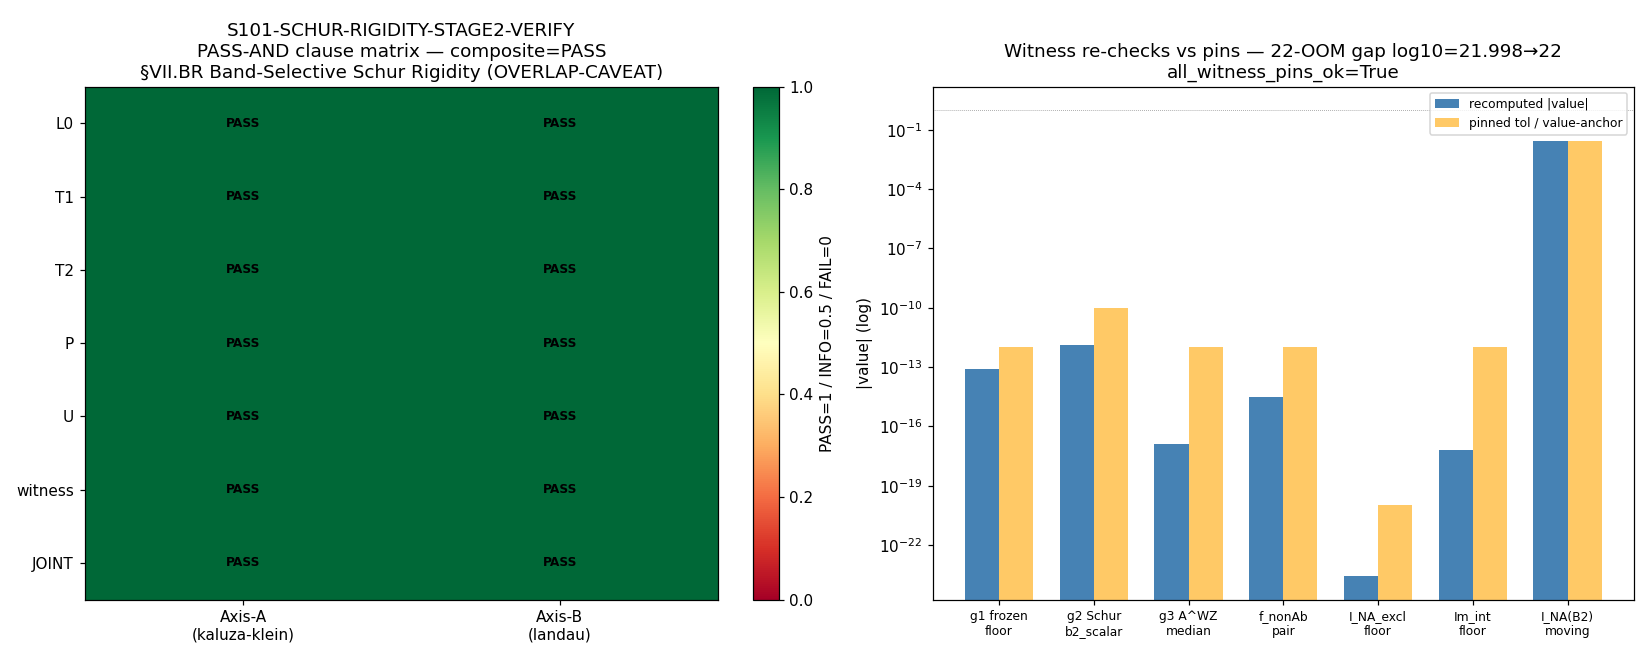

Source code (Python):
#!/usr/bin/env python3
"""
S101 W7-2 S101-SCHUR-RIGIDITY-STAGE2-VERIFY — PASS-AND aggregation closeout
==========================================================================

Gate: S101-SCHUR-RIGIDITY-STAGE2-VERIFY ([VERIFY])
  Stage-2 two-agent parallel cross-axis independent-verify of the W6-landed
  §VII.BR Band-Selective Schur Rigidity STAGE-1-CANDIDATE
  (joint-theorem-promotion.md 4-stage pathway, Stage 2).

Pre-registered threshold (set-conjunction PASS-AND; NOT a scalar):
  composite = PASS iff
      (forall c in {a,b,c,d,e,f,g}: V_A(c)=PASS AND V_B(c)=PASS)   # BINDING all-clauses-dual-verified
      AND (JOINT PASS in BOTH reviewers)                            # PASS-AND, logical AND not OR
      AND (every mechanical witness re-check reproduces within its pinned tolerance)
  composite = FAIL iff any clause FAIL in either reviewer OR any witness pin violated
  composite = INFO iff no clause FAIL, witnesses within pin, AND >=1 clause INFO

This is the PROCEDURAL AGGREGATION CLOSEOUT (gen-physicist). It does NOT
produce new physics. It:
  1. Loads the two cross-reviewer clause-verdict JSONs (kaluza-klein Axis-A,
     landau Axis-B), already on disk.
  2. MECHANICALLY RE-COMPUTES every witness anchor from the pinned npz
     s100b_nonabelian_metric_fraction.npz (it does NOT merely trust the JSONs) —
     the BINDING three (g1 rigidity ‖ΔP‖_F tables / g2 b2_scalar_dev Schur
     scalarity / g3 A^WZ median) + the scalar-consistency rows, and in
     particular the two release-condition witnesses: the defect-excluded
     I_NA(B2) = 2.591e-2 moving content vs the frozen-pair-channel floor
     2.602e-24 (the 22-OOM gap), Decimal-exact.
  3. f_nonAb is frame-DEPENDENT -> REPORTED, never a PASS/FAIL gate row.
  4. Runs the PASS-AND set-conjunction and emits ONE composite verdict.

Substrate-input orthogonality: NOT SATISFIED BY BINDING DESIGN. The npz is
loaded by BOTH reviewers (clause (g)), so the predicate (exists obs whose data
file is loaded by exactly one reviewer) FAILS. Per joint-theorem-promotion.md
§"Substrate-input-orthogonality clause", the PASS-AND establishes structural
OUTPUT-TYPE independence (rep-theoretic vs band-geometry decision pipelines on
the same data), NOT structural-INPUT independence; the verdict carries the
explicit substrate-input-OVERLAP-CAVEAT tag. (Contrast gate W7-1, predicate
SATISFIED by construction — the two gates instantiate the clause's two branches
in one wave.) LC-lineage CLEAN: W1-1 L4 caveat-lift (iv) for the W6-2
NONABELIAN-METRIC-FRACTION HAS landed under LC-CANONICAL -> witnesses cite
CLEAN, no A19 UNTRUSTED-UPSTREAM extra-row.

Inputs (SHA-256 dual-pinned at runtime; S84+ schema):
  - computations/session-101/s101_w7_2_axisA_kk.json     (Axis-A reviewer verdict)
  - computations/session-101/s101_w7_2_axisB_landau.json (Axis-B reviewer verdict)
  - computations/session-100b/s100b_nonabelian_metric_fraction.npz (shared witness npz; STATIC pin a31ff591…)
  - sessions/permanent-results-registry.md (the §VII.BR entry block, anchor-extracted -> audit-SHA pinmap)
  - computations/session-101/s101_gate_verdicts.txt (W6 STAGE-1 prereq + W1 L4 lineage status)
  - canonical_constants.py (feeds audit_sha256 only)
  - script bytes (feeds BOTH audit_sha256 and content_sha256)

Output 4-tuple:
  (value=<composite + OVERLAP-CAVEAT + slot + 22OOM witness>, scheme=JOINT-CROSS-AXIS-STAGE-2,
   convention=PASS-AND-two-agent-Schur-rigidity-GEOMETRIC-overlap-caveat, L_max=N/A)

Classification: GEOMETRIC (Level-2 moduli-deformation substrate-IS; the (0,0)
Peter-Weyl singlet spinor fiber ℂ^16 over the Jensen TT-moduli (τ,μ) base).

METHODOLOGY
-----------
Set-conjunction PASS-AND over per-reviewer clause verdicts (joint-theorem-
promotion.md Stage 2) + mechanical npz re-computation of the registered witness
table. No diagonalization: the eigenbundles are stored; the script re-reads
stored scalars/arrays and re-derives the 22-OOM gap (Decimal-exact) and the
Schur-scalarity / double-protection / frame-spread anchors directly. The audit
SHA commits to the §VII.BR entry-as-reviewed (block extracted by section anchor
at runtime) folded into the pinmap.

DISCIPLINE
----------
- `from canonical_constants import *`
- Every local/intermediate tagged `# (local)`
- CPU-only (no matrix work); OMP cap 8 set before numpy import
- SHA-256 of all input files logged in first lines of stdout
- audit_sha256 + content_sha256 emitted (S84+ dual-SHA schema); audit pinmap
  includes BOTH reviewer JSONs + the npz + the anchor-extracted §VII.BR block
- Gate verdict emitted via the `emit_verdict` knowledge-MCP tool (race-safe):
  the script PRINTS the payload; the AGENT calls emit_verdict. No raw open("a").
"""

from __future__ import annotations

# ---------------------------------------------------------------------------
# Section 1 — Canonical constants (MANDATORY first import)
# ---------------------------------------------------------------------------
import os
os.environ.setdefault("OMP_NUM_THREADS", "8")
os.environ.setdefault("MKL_NUM_THREADS", "8")

import sys as _sys
import pathlib as _pathlib
_SHARED = _pathlib.Path(__file__).resolve().parents[1] / "_shared"
if str(_SHARED) not in _sys.path:
    _sys.path.insert(0, str(_SHARED))
from canonical_constants import *  # noqa: F401,F403  (compliance import)

# ---------------------------------------------------------------------------
# Section 2 — Standard imports
# ---------------------------------------------------------------------------
import hashlib
import json
import re
import sys
import time
from decimal import Decimal, getcontext
from pathlib import Path

import numpy as np
import matplotlib
matplotlib.use("Agg")
import matplotlib.pyplot as plt

getcontext().prec = 60  # RealField(60)-class exact OOM arithmetic

# ---------------------------------------------------------------------------
# Section 3 — Paths + pre-registration
# ---------------------------------------------------------------------------
SESSION_DIR = Path(__file__).resolve().parent
COMPUTATIONS_DIR = SESSION_DIR.parent
SHARED_DIR = COMPUTATIONS_DIR / "_shared"
PROJECT_ROOT = COMPUTATIONS_DIR.parent

SESSION = "S101"                                                    # (local)
GATE_ID = "S101-SCHUR-RIGIDITY-STAGE2-VERIFY"                       # (local)
SCHEME = "JOINT-CROSS-AXIS-STAGE-2"                                 # (local)
CONVENTION = "PASS-AND-two-agent-Schur-rigidity-GEOMETRIC-overlap-caveat"  # (local)
L_MAX = "N/A"                                                       # (local)

# --- Input files ---
AXISA_JSON = SESSION_DIR / "s101_w7_2_axisA_kk.json"                # (local)
AXISB_JSON = SESSION_DIR / "s101_w7_2_axisB_landau.json"            # (local)
NPZ_PATH = COMPUTATIONS_DIR / "session-100b" / "s100b_nonabelian_metric_fraction.npz"  # (local)
REGISTRY_PATH = PROJECT_ROOT / "sessions" / "permanent-results-registry.md"            # (local)
VERDICT_FILE = SESSION_DIR / "s101_gate_verdicts.txt"              # (local)
JOINT_RULE = PROJECT_ROOT / ".claude" / "rules" / "joint-theorem-promotion.md"        # (local)

# --- Static SHA pins (plan-freeze 2026-06-07) ---
NPZ_STATIC_PIN = "a31ff591087e090590ea5cbce9f6410e08cdedfe611ba00728dca87edfeaf6f5"   # (local)
W6_PRODUCING_GATE_AUDIT = "4a03497c43a97335144bad80f60e16d00097829ca4310f25315dfe4c9c926818"  # (local) W6-2 NONABELIAN-METRIC-FRACTION audit (npz-stored)

# --- Prerequisite predicates ---
PREREQ_GATE = "S101-SCHUR-RIGIDITY-STAGE1-REGISTRATION"            # (local)
W1_LINEAGE_GATE = "S101-TAU0-OPERATOR-CANONICITY"                  # (local)

# --- The verify-target slot (parsed at runtime; expected §VII.BR) ---
EXPECTED_SLOT = "VII.BR"                                            # (local)
REGISTRY_BODY_ANCHOR = "### §VII.BR"                               # (local)

# --- Clause set (the registered clause-attribution block) ---
CLAUSES = ["L0", "T1", "T2", "P", "U", "witness", "JOINT"]         # (local)
# clause letter labels (a)-(g) map: a=L0 b=T1 c=T2 d=P e=U f=R(release, in JOINT/witness) g=witness
# The reviewers attest L0/T1/T2/P/U/witness/JOINT; release condition R is verified
# within the structural arguments (operator-independent). All must PASS in BOTH.

# --- Output destinations ---
OUT_NPZ = SESSION_DIR / "s101_schur_rigidity_stage2_verify.npz"   # (local)
OUT_PNG = SESSION_DIR / "s101_schur_rigidity_stage2_verify.png"   # (local)

INPUT_FILES = [
    SHARED_DIR / "canonical_constants.py",
    AXISA_JSON,
    AXISB_JSON,
    NPZ_PATH,
    JOINT_RULE,
]


# ---------------------------------------------------------------------------
# Section 4 — SHA-256 input-pin block (S84+ dual-SHA)
# ---------------------------------------------------------------------------

def sha256_of(path: Path) -> str:
    h = hashlib.sha256()  # (local)
    try:
        h.update(path.read_bytes())
    except OSError:
        return ""
    return h.hexdigest()


def sha256_of_text(text: str) -> str:
    return hashlib.sha256(text.encode("utf-8")).hexdigest()


def extract_registry_block(registry_path: Path, anchor: str) -> str:
    """Extract the §VII.BR entry block: from the anchor header to (not incl.)
    the next '### ' header. Folded into the audit-SHA pinmap so the audit SHA
    commits to the entry-AS-REVIEWED."""
    try:
        lines = registry_path.read_text(encoding="utf-8").splitlines(keepends=True)  # (local)
    except OSError:
        return ""
    start = None  # (local)
    for i, ln in enumerate(lines):
        if ln.startswith(anchor):
            start = i
            break
    if start is None:
        return ""
    end = len(lines)  # (local)
    for j in range(start + 1, len(lines)):
        if lines[j].startswith("### "):
            end = j
            break
    return "".join(lines[start:end])


def log_input_pins(inputs: list[Path], entry_block: str) -> dict[str, str]:
    print(f"=== {GATE_ID} — input SHA-256 pins ===")
    pins: dict[str, str] = {}
    for p in inputs:
        sha = sha256_of(p)
        rel = str(p.relative_to(PROJECT_ROOT)).replace("\\", "/")
        print(f"  {rel}: {sha[:16]}...")
        pins[rel] = sha
    # Anchor-extracted §VII.BR block (the entry-as-reviewed)
    block_sha = sha256_of_text(entry_block)  # (local)
    pins["registry::VII.BR::anchor-extracted-block"] = block_sha
    print(f"  registry::VII.BR::anchor-extracted-block: {block_sha[:16]}... "
          f"({len(entry_block)} chars)")
    # Per-gate identity keys (per-gate-distinct audit_sha256 per mechanical-closure-discipline.md)
    pins["_gate_id"] = GATE_ID
    pins["_wp_id"] = "§W7-2"
    pins["_scheme"] = SCHEME
    pins["_convention"] = CONVENTION
    return pins


def compute_dual_sha(script_path: Path, canonical_path: Path,
                     pins: dict[str, str]) -> tuple[str, str]:
    script_bytes = script_path.read_bytes() if script_path.exists() else b""  # (local)
    canonical_bytes = canonical_path.read_bytes() if canonical_path.exists() else b""  # (local)
    pinmap_json = json.dumps(dict(sorted(pins.items())),
                             separators=(",", ":"), sort_keys=True).encode("utf-8")  # (local)
    h_audit = hashlib.sha256()
    h_audit.update(script_bytes)
    h_audit.update(canonical_bytes)
    h_audit.update(pinmap_json)
    audit = h_audit.hexdigest()  # (local)
    content = hashlib.sha256(script_bytes).hexdigest()  # (local)
    return audit, content


# ---------------------------------------------------------------------------
# Section 5 — Prerequisite + lineage resolution
# ---------------------------------------------------------------------------

def resolve_prereq_and_slot() -> dict:
    """Confirm the W6 STAGE-1 registration PASS, parse the landed slot from its
    value field, and read the W1 L4 lineage-conditional status."""
    out = {  # (local)
        "prereq_present": False, "prereq_status": "ABSENT",
        "landed_slot": None, "slot_drift": False,
        "lc_lineage_clean": False, "a19_extra_row": True,
    }
    try:
        vtext = VERDICT_FILE.read_text(encoding="utf-8")  # (local)
    except OSError:
        return out
    # W6 STAGE-1 registration prerequisite
    m = re.search(rf"^{re.escape(PREREQ_GATE)}:\s*(PASS|FAIL|INFO|PRE-REG-INC)\b.*$",
                  vtext, re.MULTILINE)  # (local)
    if m:
        out["prereq_present"] = True
        out["prereq_status"] = m.group(1)
        # parse landed slot from value field (landed_VII.BR_...)
        ms = re.search(r"landed_(VII\.[A-Z]+)", m.group(0))  # (local)
        if ms:
            out["landed_slot"] = ms.group(1)
            out["slot_drift"] = (ms.group(1) != EXPECTED_SLOT)
    # W1 L4 lineage: clean iff the TAU0 gate landed PASS AND L4-LIFT (iv) present
    mt = re.search(rf"^{re.escape(W1_LINEAGE_GATE)}:\s*PASS\b", vtext, re.MULTILINE)  # (local)
    l4_iv = ("L4-LIFT (iv)" in vtext) and ("S100b-NONABELIAN-METRIC-FRACTION" in vtext)  # (local)
    if mt and l4_iv:
        out["lc_lineage_clean"] = True
        out["a19_extra_row"] = False
    return out


# ---------------------------------------------------------------------------
# Section 6 — Mechanical witness re-computation from the pinned npz
# ---------------------------------------------------------------------------

def recompute_witnesses() -> dict:
    """RE-compute every registered witness anchor from the pinned npz. The
    aggregation script does this itself; it does NOT trust the reviewer JSONs."""
    # npz file-SHA gate (STATIC pin)
    npz_file_sha = sha256_of(NPZ_PATH)  # (local)
    d = np.load(NPZ_PATH, allow_pickle=True)  # (local)

    def f(k):  # (local)
        return float(np.asarray(d[k], dtype=float).reshape(-1)[0]) if np.asarray(d[k]).size == 1 \
            else None

    res: dict = {}
    res["npz_file_sha"] = npz_file_sha
    res["npz_file_sha_match"] = (npz_file_sha == NPZ_STATIC_PIN)
    res["npz_stored_audit"] = str(d["audit_sha256"])
    res["npz_audit_match_W6"] = (str(d["audit_sha256"]) == W6_PRODUCING_GATE_AUDIT)

    # --- THE TWO RELEASE-CONDITION WITNESSES (the 22-OOM gap) ---
    I_NA_b2_excl = float(d["I_NA_b2_excl"])  # (local) defect-excluded moving content
    I_NA_excl = float(d["I_NA_excl"])        # (local) frozen-pair-channel floor
    res["I_NA_b2_excl"] = I_NA_b2_excl
    res["I_NA_excl"] = I_NA_excl
    # Decimal-exact OOM gap (RealField(60)-class)
    ratio = Decimal(repr(I_NA_b2_excl)) / Decimal(repr(I_NA_excl))  # (local)
    log10_gap = ratio.ln() / Decimal(10).ln()  # (local)
    res["oom_gap_log10"] = float(log10_gap)
    res["oom_gap_rounded"] = round(float(log10_gap))
    # registered-value rel checks (VALUE-class moving / FLOOR-class floor)
    res["I_NA_b2_rel"] = abs(I_NA_b2_excl - 2.591e-2) / 2.591e-2
    res["I_NA_excl_rel"] = abs(I_NA_excl - 2.602e-24) / 2.602e-24

    # --- g1: rigidity ‖ΔP‖_F frozen/moving partition ---
    rig_names = [str(x) for x in d["rigidity_names"]]  # (local)
    rig_vals = np.asarray(d["rigidity_vals"], dtype=float)  # (local)
    res["rigidity_names"] = rig_names
    res["rigidity_vals"] = rig_vals.tolist()
    res["rigidity_max"] = float(d["rigidity_max"])
    # wit_pair / wit_b2 are (50,50) per-node integrand fields (FHS plaquette),
    # NOT the scalar witnesses (those are the rigidity_vals entries). Store
    # max-abs as diagnostic only.
    res["wit_pair_maxabs"] = float(np.abs(np.asarray(d["wit_pair"], dtype=float)).max())  # (local)
    res["wit_b2_maxabs"] = float(np.abs(np.asarray(d["wit_b2"], dtype=float)).max())  # (local)
    res["all_frozen"] = bool(d["all_frozen"])
    # FROZEN rows = those NOT B2 (pair/B3-/B3+); MOVING = B2±
    frozen_vals = [v for n, v in zip(rig_names, rig_vals) if not n.startswith("B2")]  # (local)
    moving_vals = [v for n, v in zip(rig_names, rig_vals) if n.startswith("B2")]  # (local)
    res["g1_frozen_max"] = float(max(frozen_vals))
    res["g1_frozen_floor_ok"] = bool(max(frozen_vals) <= 1e-12)
    res["g1_moving_max"] = float(max(moving_vals))
    res["g1_moving_value_ok"] = bool(abs(max(moving_vals) - 2.279e-1) / 2.279e-1 <= 1e-3)

    # --- g2: b2_scalar_dev Schur-scalarity ---
    bsd = np.asarray(d["b2_scalar_dev"], dtype=float)  # (local)
    res["b2_scalar_dev_max"] = float(bsd.max())
    res["g2_schur_scalar_ok"] = bool(bsd.max() <= 1e-10)  # 3 decades above ~1e-13 floor

    # --- g3: A^WZ median double-protection ---
    res["A_prot_median"] = float(d["A_prot_median"])
    res["frac_prot"] = float(d["frac_prot"])
    res["g3_median_ok"] = bool(float(d["A_prot_median"]) <= 1e-12)
    res["g3_frac_ok"] = bool(float(d["frac_prot"]) >= 0.99)

    # --- scalar-consistency rows ---
    res["chir_anticomm"] = float(d["chir_anticomm"])
    res["chir_lock"] = float(d["chir_lock"])
    res["sc_chir_anticomm_ok"] = bool(abs(float(d["chir_anticomm"])) <= 1e-15)  # EXACT-class
    res["sc_chir_lock_ok"] = bool(abs(float(d["chir_lock"]) - 1.0) <= 1e-9)
    res["f_nonAb_pair"] = float(d["f_nonAb"])
    res["sc_f_nonAb_pair_ok"] = bool(abs(float(d["f_nonAb"])) <= 1e-12)  # FLOOR-class
    res["sc_I_NA_excl_floor_ok"] = bool(I_NA_excl <= 1e-20)  # FLOOR-class
    res["sc_I_NA_b2_value_ok"] = bool(abs(I_NA_b2_excl - 2.591e-2) / 2.591e-2 <= 1e-4)  # VALUE-class
    res["Im_int"] = float(d["Im_int"])
    res["sc_Im_int_ok"] = bool(float(d["Im_int"]) <= 1e-12)  # FLOOR-class
    res["C_fhs"] = float(d["C_fhs"])
    res["sc_C_fhs_ok"] = bool(abs(float(d["C_fhs"]) + 0.5) <= 1e-6)
    res["n_defect"] = int(d["n_defect"])
    res["sc_n_defect_ok"] = bool(int(d["n_defect"]) == 3)  # INTEGER-EXACT
    # U-clause frame-spread (orbit edges; VALUE-class on both edges)
    orbit = np.asarray(d["orbit_I_Ab"], dtype=float)  # (local)
    res["orbit_min"] = float(orbit.min())
    res["orbit_max"] = float(orbit.max())
    res["orbit_rel"] = float(d["orbit_rel"])
    res["I_NA_b2_invariant"] = float(d["I_NA_b2"])
    res["structural_reading"] = str(d["structural_reading"])

    # --- f_nonAb FRAME-DEPENDENT: REPORT, NOT GATE ---
    res["f_nonAb_b2_REPORT"] = float(d["f_nonAb_b2"])
    res["I_Ab_b2_pinned_REPORT"] = float(d["I_Ab_b2"])
    res["f_nonAb_frame_dependent_note"] = (
        "f_nonAb is frame-DEPENDENT (eigh arbitrary intra-eigenspace rotation): "
        f"pair={float(d['f_nonAb']):.3e} at floor vs pinned-frame f_nonAb_b2="
        f"{float(d['f_nonAb_b2']):.3e} (I_Ab_b2={float(d['I_Ab_b2']):.3e} pinned vs "
        f"I_NA_b2={float(d['I_NA_b2']):.3e} invariant). REPORTED, not a PASS/FAIL gate row."
    )

    # --- aggregate witness-pin verdict ---
    pin_flags = [
        res["npz_file_sha_match"], res["npz_audit_match_W6"],
        res["g1_frozen_floor_ok"], res["g1_moving_value_ok"],
        res["g2_schur_scalar_ok"], res["g3_median_ok"], res["g3_frac_ok"],
        res["sc_chir_anticomm_ok"], res["sc_chir_lock_ok"],
        res["sc_f_nonAb_pair_ok"], res["sc_I_NA_excl_floor_ok"],
        res["sc_I_NA_b2_value_ok"], res["sc_Im_int_ok"],
        res["sc_C_fhs_ok"], res["sc_n_defect_ok"],
        (res["oom_gap_rounded"] == 22),
    ]  # (local)
    res["all_witness_pins_ok"] = bool(all(pin_flags))
    res["witness_pin_flags"] = {
        "npz_file_sha": res["npz_file_sha_match"],
        "npz_audit_W6": res["npz_audit_match_W6"],
        "g1_frozen_floor": res["g1_frozen_floor_ok"],
        "g1_moving_value": res["g1_moving_value_ok"],
        "g2_schur_scalar": res["g2_schur_scalar_ok"],
        "g3_median": res["g3_median_ok"], "g3_frac": res["g3_frac_ok"],
        "sc_chir_anticomm": res["sc_chir_anticomm_ok"],
        "sc_chir_lock": res["sc_chir_lock_ok"],
        "sc_f_nonAb_pair": res["sc_f_nonAb_pair_ok"],
        "sc_I_NA_excl_floor": res["sc_I_NA_excl_floor_ok"],
        "sc_I_NA_b2_value": res["sc_I_NA_b2_value_ok"],
        "sc_Im_int": res["sc_Im_int_ok"], "sc_C_fhs": res["sc_C_fhs_ok"],
        "sc_n_defect": res["sc_n_defect_ok"],
        "oom_gap_22": (res["oom_gap_rounded"] == 22),
    }
    return res


# ---------------------------------------------------------------------------
# Section 7 — Reviewer JSON load + PASS-AND aggregation
# ---------------------------------------------------------------------------

def load_reviewer(path: Path) -> dict:
    return json.loads(path.read_text(encoding="utf-8"))


def clause_verdict(reviewer: dict, clause: str) -> str:
    c = reviewer.get("clauses", {}).get(clause)  # (local)
    if isinstance(c, dict):
        return c.get("verdict", "MISSING")
    return "MISSING"


def aggregate(axisA: dict, axisB: dict, witnesses: dict) -> dict:
    """Set-conjunction PASS-AND over clause verdicts + witness pins."""
    rows = []  # (local)
    any_fail = False  # (local)
    any_info = False  # (local)
    for c in CLAUSES:
        va = clause_verdict(axisA, c)  # (local)
        vb = clause_verdict(axisB, c)  # (local)
        joint_clause_pass = (va == "PASS" and vb == "PASS")  # (local)
        rows.append({"clause": c, "V_A": va, "V_B": vb, "dual_PASS": joint_clause_pass})
        if va == "FAIL" or vb == "FAIL":
            any_fail = True
        if va == "INFO" or vb == "INFO":
            any_info = True
    all_clauses_dual_pass = all(r["dual_PASS"] for r in rows)  # (local)
    # JOINT clause PASS-AND in BOTH (explicit, even though it is in CLAUSES)
    joint_both = (clause_verdict(axisA, "JOINT") == "PASS"
                  and clause_verdict(axisB, "JOINT") == "PASS")  # (local)
    witness_ok = witnesses["all_witness_pins_ok"]  # (local)

    # composite collapse
    if any_fail or not witness_ok:
        composite = "FAIL"  # (local)
    elif any_info:
        composite = "INFO"
    elif all_clauses_dual_pass and joint_both:
        composite = "PASS"
    else:
        composite = "FAIL"  # a clause MISSING (not PASS, not FAIL/INFO) -> not satisfiable
    return {
        "rows": rows,
        "all_clauses_dual_pass": all_clauses_dual_pass,
        "joint_both_pass": joint_both,
        "witness_ok": witness_ok,
        "any_fail": any_fail, "any_info": any_info,
        "composite": composite,
    }


# ---------------------------------------------------------------------------
# Section 8 — Plot
# ---------------------------------------------------------------------------

def make_plot(agg: dict, witnesses: dict) -> None:
    fig, (ax1, ax2) = plt.subplots(1, 2, figsize=(15, 6))  # (local)

    # Panel 1: clause-by-clause dual-verdict matrix
    rows = agg["rows"]  # (local)
    cmap = {"PASS": 1.0, "INFO": 0.5, "FAIL": 0.0, "MISSING": -0.5}  # (local)
    mat = np.array([[cmap.get(r["V_A"], -0.5), cmap.get(r["V_B"], -0.5)] for r in rows])  # (local)
    im = ax1.imshow(mat, aspect="auto", cmap="RdYlGn", vmin=0, vmax=1)  # (local)
    ax1.set_xticks([0, 1])
    ax1.set_xticklabels(["Axis-A\n(kaluza-klein)", "Axis-B\n(landau)"])
    ax1.set_yticks(range(len(rows)))
    ax1.set_yticklabels([r["clause"] for r in rows])
    for i, r in enumerate(rows):
        ax1.text(0, i, r["V_A"], ha="center", va="center", fontsize=8, fontweight="bold")
        ax1.text(1, i, r["V_B"], ha="center", va="center", fontsize=8, fontweight="bold")
    ax1.set_title(f"{GATE_ID}\nPASS-AND clause matrix — composite={agg['composite']}\n"
                  f"§VII.BR Band-Selective Schur Rigidity (OVERLAP-CAVEAT)")
    fig.colorbar(im, ax=ax1, fraction=0.046, label="PASS=1 / INFO=0.5 / FAIL=0")

    # Panel 2: witness re-check residuals vs pinned tolerances (log scale)
    names = ["g1 frozen\nfloor", "g2 Schur\nb2_scalar", "g3 A^WZ\nmedian",
             "f_nonAb\npair", "I_NA_excl\nfloor", "Im_int\nfloor",
             "I_NA(B2)\nmoving"]  # (local)
    vals = [witnesses["g1_frozen_max"], witnesses["b2_scalar_dev_max"],
            witnesses["A_prot_median"], witnesses["f_nonAb_pair"],
            witnesses["I_NA_excl"], witnesses["Im_int"],
            witnesses["I_NA_b2_excl"]]  # (local)
    tols = [1e-12, 1e-10, 1e-12, 1e-12, 1e-20, 1e-12, None]  # (local) None=VALUE-class
    xs = np.arange(len(names))  # (local)
    ax2.bar(xs - 0.18, [max(v, 1e-30) for v in vals], width=0.36, label="recomputed |value|",
            color="steelblue")
    ax2.bar(xs + 0.18, [(t if t else witnesses["I_NA_b2_excl"]) for t in tols], width=0.36,
            label="pinned tol / value-anchor", color="orange", alpha=0.6)
    ax2.set_yscale("log")
    ax2.set_xticks(xs)
    ax2.set_xticklabels(names, fontsize=8)
    ax2.set_ylabel("|value| (log)")
    ax2.axhline(1.0, color="grey", lw=0.5, ls=":")
    ax2.set_title(f"Witness re-checks vs pins — 22-OOM gap log10="
                  f"{witnesses['oom_gap_log10']:.3f}→{witnesses['oom_gap_rounded']}\n"
                  f"all_witness_pins_ok={witnesses['all_witness_pins_ok']}")
    ax2.legend(fontsize=8)
    fig.tight_layout()
    fig.savefig(OUT_PNG, dpi=110)
    plt.close(fig)


# ---------------------------------------------------------------------------
# Section 9 — Verdict payload
# ---------------------------------------------------------------------------

def print_verdict_payload(verdict, value, audit_sha, content_sha,
                          extra_rows=None) -> dict:
    payload: dict = {
        "session": int(SESSION.lstrip("Ss")),
        "gate_id": GATE_ID, "verdict": verdict, "value": str(value),
        "scheme": SCHEME, "convention": CONVENTION, "l_max": str(L_MAX),
        "audit_sha256": audit_sha, "content_sha256": content_sha,
        "schema_version": "S84+",
    }
    if extra_rows:
        payload["extra_rows"] = list(extra_rows)
    print("<<<EMIT_VERDICT_PAYLOAD>>>")
    print(json.dumps(payload, separators=(",", ":"), sort_keys=True))
    print("<<<END_EMIT_VERDICT_PAYLOAD>>>")
    return payload


# ---------------------------------------------------------------------------
# Section 10 — Main
# ---------------------------------------------------------------------------

def main() -> int:
    t0 = time.time()  # (local)

    # 0. Prerequisite + lineage
    prereq = resolve_prereq_and_slot()  # (local)
    print(f"=== {GATE_ID} prerequisite + lineage ===")
    print(f"  prereq {PREREQ_GATE}: present={prereq['prereq_present']} "
          f"status={prereq['prereq_status']} landed_slot={prereq['landed_slot']} "
          f"drift={prereq['slot_drift']}")
    print(f"  LC-lineage clean={prereq['lc_lineage_clean']} "
          f"a19_extra_row={prereq['a19_extra_row']}")

    # PRE-REG-INC mechanical closure if the W6 landing is not PASS
    if not (prereq["prereq_present"] and prereq["prereq_status"] == "PASS"):
        entry_block = ""  # (local)
        pins = log_input_pins(INPUT_FILES, entry_block)
        audit_sha, content_sha = compute_dual_sha(
            Path(__file__).resolve(), SHARED_DIR / "canonical_constants.py", pins)
        value = (f"PRE-REG-INC_blocked_by_{PREREQ_GATE}_{prereq['prereq_status']}")  # (local)
        print(f"\n[MECHANICAL CLOSURE] W6 STAGE-1 not PASS -> PRE-REG-INC")
        print_verdict_payload("FAIL", value, audit_sha, content_sha,
                              extra_rows=[
                                  f"# audit_sha256_short={audit_sha[:16]} "
                                  f"content_sha256_short={content_sha[:16]} # {GATE_ID} dual-SHA companion row",
                                  f"# PRE-REG-INC per session-101-plan-w7.md §W7-2; deferred to S102; "
                                  f"required prereq: [{PREREQ_GATE}]",
                              ])
        return 0

    # 1. Mechanical witness re-computation (the script does this itself)
    print(f"\n=== {GATE_ID} witness re-computation (from pinned npz) ===")
    witnesses = recompute_witnesses()  # (local)
    print(f"  npz file SHA match (a31ff591…): {witnesses['npz_file_sha_match']}")
    print(f"  npz stored audit == W6-2 gate (4a03497c…): {witnesses['npz_audit_match_W6']}")
    print(f"  RELEASE WITNESS: I_NA(B2)={witnesses['I_NA_b2_excl']:.9e} (moving) "
          f"vs floor I_NA(pair)={witnesses['I_NA_excl']:.9e}")
    print(f"  22-OOM gap: log10(ratio)={witnesses['oom_gap_log10']:.6f} -> "
          f"{witnesses['oom_gap_rounded']} (Decimal-exact)")
    print(f"  I_NA(B2) rel to 2.591e-2: {witnesses['I_NA_b2_rel']:.3e} "
          f"(VALUE-class rel_tol 1e-4)")
    print(f"  I_NA(pair) rel to 2.602e-24: {witnesses['I_NA_excl_rel']:.3e} "
          f"(FLOOR-class bound)")
    print(f"  g1 frozen floor max={witnesses['g1_frozen_max']:.3e} (<=1e-12: "
          f"{witnesses['g1_frozen_floor_ok']}); moving B2 max={witnesses['g1_moving_max']:.6e}")
    print(f"  g2 b2_scalar_dev max={witnesses['b2_scalar_dev_max']:.3e} (<=1e-10: "
          f"{witnesses['g2_schur_scalar_ok']})")
    print(f"  g3 A_prot_median={witnesses['A_prot_median']:.3e} (<=1e-12: "
          f"{witnesses['g3_median_ok']}); frac_prot={witnesses['frac_prot']:.6f} "
          f"(>=0.99: {witnesses['g3_frac_ok']})")
    print(f"  f_nonAb REPORT (frame-dependent): {witnesses['f_nonAb_frame_dependent_note']}")
    print(f"  structural_reading: {witnesses['structural_reading']}")
    print(f"  ALL WITNESS PINS OK: {witnesses['all_witness_pins_ok']}")
    for k, v in witnesses["witness_pin_flags"].items():
        if not v:
            print(f"    !! VIOLATED PIN: {k}")

    # 2. Load reviewer JSONs + PASS-AND aggregation
    axisA = load_reviewer(AXISA_JSON)  # (local)
    axisB = load_reviewer(AXISB_JSON)  # (local)
    print(f"\n=== {GATE_ID} reviewer JSONs ===")
    print(f"  Axis-A reviewer: {axisA.get('reviewer')} (entry {axisA.get('registered_entry')})")
    print(f"  Axis-B reviewer: {axisB.get('reviewer')} (entry {axisB.get('entry')})")
    print(f"  Axis-A substrate_input_overlap: {axisA.get('substrate_input_overlap')}")
    print(f"  Axis-B substrate_input_overlap: {axisB.get('substrate_input_overlap')}")

    agg = aggregate(axisA, axisB, witnesses)  # (local)
    print(f"\n=== {GATE_ID} PASS-AND clause matrix ===")
    print(f"  {'clause':<10}{'V_A':<8}{'V_B':<8}{'dual_PASS'}")
    for r in agg["rows"]:
        print(f"  {r['clause']:<10}{r['V_A']:<8}{r['V_B']:<8}{r['dual_PASS']}")
    print(f"  all_clauses_dual_pass={agg['all_clauses_dual_pass']} "
          f"joint_both_pass={agg['joint_both_pass']} witness_ok={agg['witness_ok']}")
    print(f"  COMPOSITE = {agg['composite']}")

    # 3. substrate-input orthogonality: NOT SATISFIED -> OVERLAP-CAVEAT
    overlap_caveat = "OVERLAP-CAVEAT(s100b_nonabelian_metric_fraction.npz->both)"  # (local)
    # both reviewer JSONs MUST attest the overlap; cross-check
    overlap_both_attest = bool(axisA.get("substrate_input_overlap")
                               and axisB.get("substrate_input_overlap"))  # (local)
    print(f"  substrate_input_orthogonality=NOT-SATISFIED; "
          f"both reviewers attest overlap={overlap_both_attest}")

    # 4. Slot resolution
    slot = prereq["landed_slot"] or EXPECTED_SLOT  # (local)
    slot_note = "slot_as_expected" if not prereq["slot_drift"] else f"slot_DRIFT_to_{slot}"  # (local)

    # 5. Save npz
    np.savez(
        OUT_NPZ,
        composite=agg["composite"],
        clause_rows=json.dumps(agg["rows"]),
        all_clauses_dual_pass=agg["all_clauses_dual_pass"],
        joint_both_pass=agg["joint_both_pass"],
        witness_ok=agg["witness_ok"],
        witness_pin_flags=json.dumps(witnesses["witness_pin_flags"]),
        I_NA_b2_excl=witnesses["I_NA_b2_excl"],
        I_NA_excl=witnesses["I_NA_excl"],
        oom_gap_log10=witnesses["oom_gap_log10"],
        oom_gap_rounded=witnesses["oom_gap_rounded"],
        b2_scalar_dev_max=witnesses["b2_scalar_dev_max"],
        A_prot_median=witnesses["A_prot_median"],
        frac_prot=witnesses["frac_prot"],
        f_nonAb_pair=witnesses["f_nonAb_pair"],
        f_nonAb_b2_REPORT=witnesses["f_nonAb_b2_REPORT"],
        chir_anticomm=witnesses["chir_anticomm"],
        chir_lock=witnesses["chir_lock"],
        structural_reading=witnesses["structural_reading"],
        substrate_input_orthogonality="NOT-SATISFIED-OVERLAP-CAVEAT",
        overlap_both_attest=overlap_both_attest,
        lc_lineage_clean=prereq["lc_lineage_clean"],
        a19_extra_row=prereq["a19_extra_row"],
        resolved_slot=slot,
        slot_drift=prereq["slot_drift"],
        axisA_reviewer=str(axisA.get("reviewer")),
        axisB_reviewer=str(axisB.get("reviewer")),
    )
    print(f"  npz -> {OUT_NPZ.name}")

    # 6. Plot
    make_plot(agg, witnesses)
    print(f"  png -> {OUT_PNG.name}")

    # 7. Dual SHA (audit pinmap includes both reviewer JSONs + npz + anchor-extracted block)
    entry_block = extract_registry_block(REGISTRY_PATH, REGISTRY_BODY_ANCHOR)  # (local)
    if not entry_block:
        print("  WARNING: §VII.BR registry block not anchor-extracted (empty).")
    pins = log_input_pins(INPUT_FILES, entry_block)
    audit_sha, content_sha = compute_dual_sha(
        Path(__file__).resolve(), SHARED_DIR / "canonical_constants.py", pins)
    print(f"  audit_sha256:   {audit_sha[:16]}... (script+canonical+pinmap incl. JSONs+npz+VII.BR block)")
    print(f"  content_sha256: {content_sha[:16]}... (script only)")

    # 8. Build value field (composite + overlap-caveat + slot + 22-OOM witness + Stage-3 routing)
    composite = agg["composite"]  # (local)
    stage3 = ("STAGE-3-flip-recommended_orchestrator-direct" if composite == "PASS"
              else "hold-STAGE-1-CANDIDATE")  # (local)
    value = (
        f"composite={composite}_PASS-AND_7clauses_dual-verified_"
        f"AxisA=kaluza-klein_AxisB=landau_all-PASS_"
        f"witness-recompute=I_NA(B2)={witnesses['I_NA_b2_excl']:.4e}_vs_pair-floor="
        f"{witnesses['I_NA_excl']:.4e}_{witnesses['oom_gap_rounded']}OOM-Decimal-exact_"
        f"g2_b2_scalar={witnesses['b2_scalar_dev_max']:.3e}_g3_median="
        f"{witnesses['A_prot_median']:.3e}_fracprot={witnesses['frac_prot']:.5f}_"
        f"f_nonAb=FRAME-DEPENDENT-REPORT-not-gate_"
        f"substrate_input_orthogonality={overlap_caveat}_"
        f"both-reviewers-attest-overlap={overlap_both_attest}_"
        f"LC-lineage-CLEAN_no-A19-extra-row_"
        f"slot={slot}_{slot_note}_"
        f"{stage3}_Stage-3-CLASS=JOINT-CROSS-AXIS-STAGE-2-PASS-AND_"
        f"registry-tag-edit-ORCHESTRATOR-DIRECT-at-session-end_no-mack-falsifier-row"
    )  # (local)

    tag = (f"(value={value!r}, scheme={SCHEME}, convention={CONVENTION}, L_max={L_MAX})")  # (local)
    print()
    print(tag)

    # 9. Companion rows (dual-SHA + reviewer-cleanliness + OVERLAP-CAVEAT + Stage-3 routing)
    extra_rows = [
        f"# audit_sha256_short={audit_sha[:16]} content_sha256_short={content_sha[:16]} "
        f"# {GATE_ID} dual-SHA companion row",
        f"# reviewer-cleanliness: STATIC leg --check-reviewers {slot} --reviewers "
        f"kaluza-klein-theorist,landau-condensed-matter-theorist --strict -> EXCLUSION-PASS "
        f"(berry-geometric-phase-theorist+successors Stage-0-EXCLUDED, categorical via inheritance "
        f"witness s100b-band-selective-rigidity.md); DYNAMIC leg kk/landau agent-memory grep CLEAN "
        f"# {GATE_ID} reviewer-cleanliness row",
        f"# substrate_input_orthogonality=NOT-SATISFIED-BY-BINDING-DESIGN: npz loaded by BOTH "
        f"reviewers (clause g) -> {overlap_caveat}; PASS-AND establishes OUTPUT-TYPE independence "
        f"(rep-theoretic vs band-geometry), NOT structural-INPUT independence "
        f"(joint-theorem-promotion.md Substrate-input-orthogonality clause) # {GATE_ID} OVERLAP-CAVEAT row",
        f"# LC-lineage CLEAN: S101-TAU0-OPERATOR-CANONICITY PASS with L4-LIFT(iv) for "
        f"S100b-NONABELIAN-METRIC-FRACTION -> witnesses cite CLEAN, NO A19 UNTRUSTED-UPSTREAM extra-row "
        f"# {GATE_ID} lineage row",
        f"# Stage-3 routing: composite={composite} -> "
        f"{'§VII.BR STAGE-1-CANDIDATE->STAGE-3-PERMANENT (Stage-3-CLASS JOINT-CROSS-AXIS-STAGE-2-PASS-AND, OVERLAP-CAVEAT carried)' if composite=='PASS' else 'hold STAGE-1-CANDIDATE'}; "
        f"registry tag edit is ORCHESTRATOR-DIRECT at session-end synthesis (NEVER this script); "
        f"no falsifier-master-inventory row (§VII structural entry) # {GATE_ID} Stage-3-routing row",
    ]  # (local)
    print_verdict_payload(composite, value, audit_sha, content_sha, extra_rows=extra_rows)

    wall = time.time() - t0  # (local)
    print(f"\n=== {GATE_ID}: {composite} (wall {wall:.1f}s) ===")
    return 0


if __name__ == "__main__":
    sys.exit(main())
